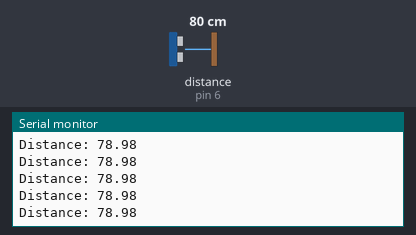
This sketch was run on a simulated Arduino Uno, built with avr-gcc and run on an emulated ATmega328P. On the bench: the last lines printed to the serial monitor. Wiring (inferred from the names in the program): ultrasonic range finder: trigger pin 3; echo pin 6. The test bench sets the inputs (shaded band); at power-on: distance to the obstacle (sensor on pin 6) 80 cm. The echo pulse lasts 58.3 µs per cm.

Above: at 1.2 s.
1.3 s: distance to the obstacle (sensor on pin 6) set to 299 cm
At 1.62 s:
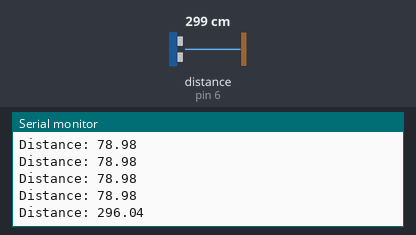
4.3 s: distance to the obstacle (sensor on pin 6) set to 2 cm
At 4.45 s:
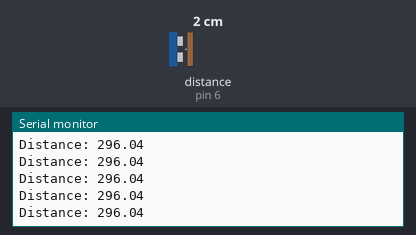
Timing chart, 0 to 7.3 s (numbered marks = the images above; inputs shaded):
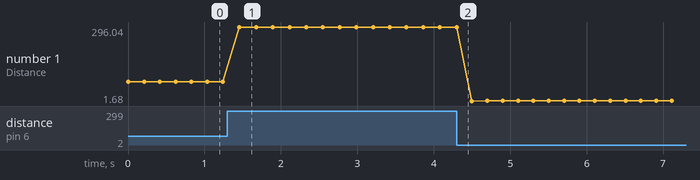

Measured:
- after the input at 1.3 s, the serial monitor: prints a new line after 0.16 s (image 1)
- plotted number 1: 78.98 → 296.04 after the input at 1.3 s, 296.04 → 2.01 after the input at 4.3 s

The sketch:

sketch_dec11c.ino
```cpp
const int trigPin = 3;
const int echoPin = 6;

// defines variables
float duration;
float distance;

/* Statements in the setup() function are run only once */
void setup() {
	pinMode(trigPin, OUTPUT); // Sets the trigPin as an Output
	pinMode(echoPin, INPUT); // Sets the echoPin as an Input
	Serial.begin(9600); // Starts the serial communication
}

/* Statements in the loop() function will run repeatedly till interrupted */
void loop() {

	digitalWrite(trigPin, LOW);	// Clears the trigPin
	delayMicroseconds(2);		// Pauses the program for 2 microseconds

	digitalWrite(trigPin, HIGH);
	delayMicroseconds(10);			// Sets the trigPin on HIGH state for 10 micro seconds
	digitalWrite(trigPin, LOW);

	// Reads the echoPin, returns the sound wave travel time in microseconds
	duration = pulseIn(echoPin, HIGH);

	// Calculating the distance
	distance= duration*0.034/2;

	// Prints the distance on the Serial Monitor
	Serial.print("Distance: ");
	Serial.println(distance);
	delay(200);
}
```
